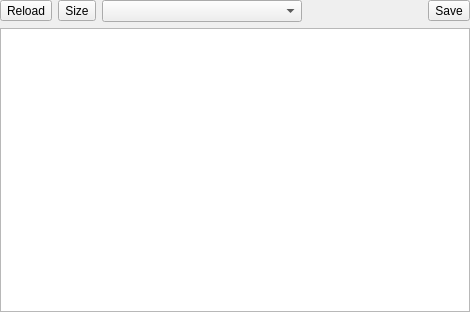
<?xml version="1.0" encoding="UTF-8"?>
<ui version="4.0">
 <class>XGenericTableWidget</class>
 <widget class="QWidget" name="XGenericTableWidget">
  <property name="geometry">
   <rect>
    <x>0</x>
    <y>0</y>
    <width>470</width>
    <height>312</height>
   </rect>
  </property>
  <property name="windowTitle">
   <string>Form</string>
  </property>
  <layout class="QVBoxLayout" name="verticalLayout">
   <property name="leftMargin">
    <number>0</number>
   </property>
   <property name="topMargin">
    <number>0</number>
   </property>
   <property name="rightMargin">
    <number>0</number>
   </property>
   <property name="bottomMargin">
    <number>0</number>
   </property>
   <item>
    <layout class="QHBoxLayout" name="horizontalLayout">
     <item>
      <widget class="QToolButton" name="toolButtonTableReload">
       <property name="text">
        <string>Reload</string>
       </property>
      </widget>
     </item>
     <item>
      <widget class="QToolButton" name="toolButtonTableSize">
       <property name="text">
        <string>Size</string>
       </property>
      </widget>
     </item>
     <item>
      <widget class="QComboBox" name="comboBoxDemangle">
       <property name="minimumSize">
        <size>
         <width>200</width>
         <height>0</height>
        </size>
       </property>
      </widget>
     </item>
     <item>
      <spacer name="horizontalSpacer">
       <property name="orientation">
        <enum>Qt::Orientation::Horizontal</enum>
       </property>
       <property name="sizeHint" stdset="0">
        <size>
         <width>40</width>
         <height>20</height>
        </size>
       </property>
      </spacer>
     </item>
     <item>
      <widget class="QToolButton" name="toolButtonTableSave">
       <property name="text">
        <string>Save</string>
       </property>
      </widget>
     </item>
    </layout>
   </item>
   <item>
    <widget class="XTableView" name="tableViewMain">
     <property name="contextMenuPolicy">
      <enum>Qt::ContextMenuPolicy::CustomContextMenu</enum>
     </property>
     <property name="editTriggers">
      <set>QAbstractItemView::EditTrigger::NoEditTriggers</set>
     </property>
     <property name="selectionMode">
      <enum>QAbstractItemView::SelectionMode::SingleSelection</enum>
     </property>
     <property name="selectionBehavior">
      <enum>QAbstractItemView::SelectionBehavior::SelectRows</enum>
     </property>
     <attribute name="verticalHeaderVisible">
      <bool>false</bool>
     </attribute>
     <attribute name="verticalHeaderCascadingSectionResizes">
      <bool>true</bool>
     </attribute>
     <attribute name="verticalHeaderMinimumSectionSize">
      <number>20</number>
     </attribute>
     <attribute name="verticalHeaderDefaultSectionSize">
      <number>20</number>
     </attribute>
     <attribute name="verticalHeaderStretchLastSection">
      <bool>false</bool>
     </attribute>
    </widget>
   </item>
  </layout>
 </widget>
 <customwidgets>
  <customwidget>
   <class>XTableView</class>
   <extends>QTableView</extends>
   <header>xtableview.h</header>
  </customwidget>
 </customwidgets>
 <resources/>
 <connections/>
</ui>
